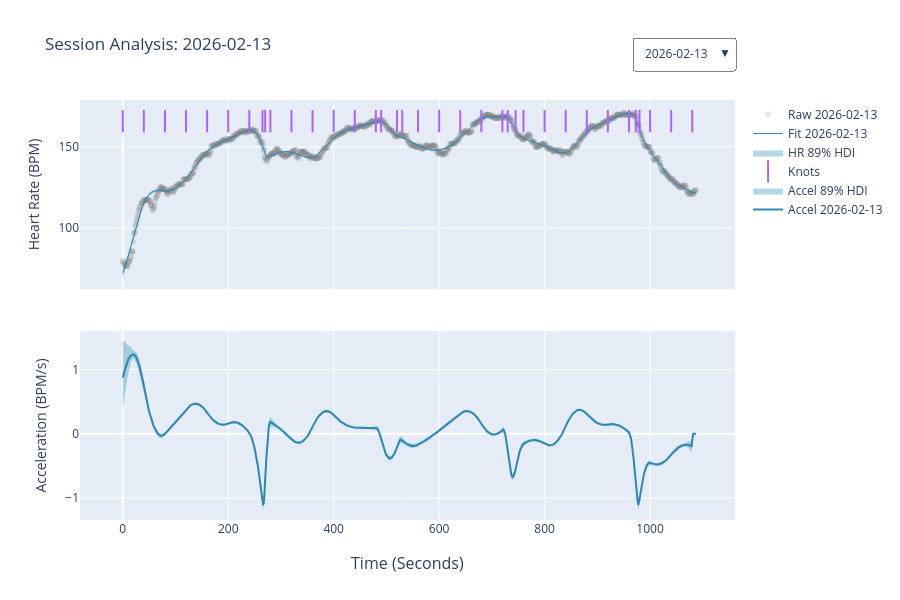

Notebook code cell kept with this figure:
### Code cell
create_date_selector_dashboard(report.sessions).show()

### Figure 1 — Plotly figure (JSON) as saved in the notebook; plotly's stock layout.template omitted (floating-point values rounded to 4 significant figures; data arrays with more than 128 entries replaced by an {"elided": "..."} marker saying what was removed)
{"data": [{"marker": {"color": "gray", "opacity": 0.2}, "mode": "markers", "name": "Raw 2026-02-13", "type": "scatter", "visible": true, "x": {"elided": "1088 float values"}, "xaxis": "x", "y": {"elided": "1088 int values"}, "yaxis": "y"}, {"line": {"color": "rgba(43, 137, 180, 1)", "width": 1}, "mode": "lines", "name": "Fit 2026-02-13", "type": "scatter", "visible": true, "x": {"elided": "1088 float values"}, "xaxis": "x", "y": {"elided": "1088 float values"}, "yaxis": "y"}, {"fill": "toself", "fillcolor": "rgba(43, 137, 180, 0.35)", "hoverinfo": "skip", "line": {"color": "rgba(255,255,255,0)"}, "name": "HR 89% HDI", "type": "scatter", "visible": true, "x": {"elided": "2176 float values"}, "xaxis": "x", "y": {"elided": "2176 float values"}, "yaxis": "y"}, {"marker": {"line": {"color": "black", "width": 2}, "size": 16, "symbol": "line-ns-open"}, "mode": "markers", "name": "Knots", "type": "scatter", "visible": true, "x": [0, 40, 80, 120, 160, 200, 240, 265, 270, 280, 320, 360, 400, 440, 480, 490, 520, 530, 560, 600, 640, 680, 720, 730, 745, 760, 800, 840, 880, 920, 960, 973, 980, 1000, 1040, 1080], "xaxis": "x", "y": [166.1, 166.1, 166.1, 166.1, 166.1, 166.1, 166.1, 166.1, 166.1, 166.1, 166.1, 166.1, 166.1, 166.1, 166.1, 166.1, 166.1, 166.1, 166.1, 166.1, 166.1, 166.1, 166.1, 166.1, 166.1, 166.1, 166.1, 166.1, 166.1, 166.1, 166.1, 166.1, 166.1, 166.1, 166.1, 166.1], "yaxis": "y"}, {"fill": "toself", "fillcolor": "rgba(43, 137, 180, 0.35)", "hoverinfo": "skip", "line": {"color": "rgba(255,255,255,0)"}, "name": "Accel 89% HDI", "type": "scatter", "visible": true, "x": {"elided": "2176 float values"}, "xaxis": "x2", "y": {"elided": "2176 float values"}, "yaxis": "y2"}, {"line": {"color": "rgba(43, 137, 180, 1)", "width": 2}, "mode": "lines", "name": "Accel 2026-02-13", "type": "scatter", "visible": true, "x": {"elided": "1088 float values"}, "xaxis": "x2", "y": {"elided": "1088 float values"}, "yaxis": "y2"}, {"marker": {"color": "gray", "opacity": 0.2}, "mode": "markers", "name": "Raw 2026-03-16", "type": "scatter", "visible": false, "x": {"elided": "1137 float values"}, "xaxis": "x", "y": {"elided": "1137 int values"}, "yaxis": "y"}, {"line": {"color": "rgba(43, 137, 180, 1)", "width": 1}, "mode": "lines", "name": "Fit 2026-03-16", "type": "scatter", "visible": false, "x": {"elided": "1137 float values"}, "xaxis": "x", "y": {"elided": "1137 float values"}, "yaxis": "y"}, {"fill": "toself", "fillcolor": "rgba(43, 137, 180, 0.35)", "hoverinfo": "skip", "line": {"color": "rgba(255,255,255,0)"}, "name": "HR 89% HDI", "type": "scatter", "visible": false, "x": {"elided": "2274 float values"}, "xaxis": "x", "y": {"elided": "2274 float values"}, "yaxis": "y"}, {"marker": {"line": {"color": "black", "width": 2}, "size": 16, "symbol": "line-ns-open"}, "mode": "markers", "name": "Knots", "type": "scatter", "visible": false, "x": [0, 40, 80, 120, 160, 200, 240, 250, 255, 270, 280, 320, 360, 400, 440, 480, 487, 490, 520, 560, 600, 640, 680, 720, 760, 800, 840, 850, 875, 880, 920, 960, 970, 980, 1000, 1040, 1080, 1120], "xaxis": "x", "y": [162.3, 162.3, 162.3, 162.3, 162.3, 162.3, 162.3, 162.3, 162.3, 162.3, 162.3, 162.3, 162.3, 162.3, 162.3, 162.3, 162.3, 162.3, 162.3, 162.3, 162.3, 162.3, 162.3, 162.3, 162.3, 162.3, 162.3, 162.3, 162.3, 162.3, 162.3, 162.3, 162.3, 162.3, 162.3, 162.3, 162.3, 162.3], "yaxis": "y"}, {"fill": "toself", "fillcolor": "rgba(43, 137, 180, 0.35)", "hoverinfo": "skip", "line": {"color": "rgba(255,255,255,0)"}, "name": "Accel 89% HDI", "type": "scatter", "visible": false, "x": {"elided": "2274 float values"}, "xaxis": "x2", "y": {"elided": "2274 float values"}, "yaxis": "y2"}, {"line": {"color": "rgba(43, 137, 180, 1)", "width": 2}, "mode": "lines", "name": "Accel 2026-03-16", "type": "scatter", "visible": false, "x": {"elided": "1137 float values"}, "xaxis": "x2", "y": {"elided": "1137 float values"}, "yaxis": "y2"}, {"marker": {"color": "gray", "opacity": 0.2}, "mode": "markers", "name": "Raw 2026-03-18", "type": "scatter", "visible": false, "x": {"elided": "1098 float values"}, "xaxis": "x", "y": {"elided": "1098 int values"}, "yaxis": "y"}, {"line": {"color": "rgba(43, 137, 180, 1)", "width": 1}, "mode": "lines", "name": "Fit 2026-03-18", "type": "scatter", "visible": false, "x": {"elided": "1098 float values"}, "xaxis": "x", "y": {"elided": "1098 float values"}, "yaxis": "y"}, {"fill": "toself", "fillcolor": "rgba(43, 137, 180, 0.35)", "hoverinfo": "skip", "line": {"color": "rgba(255,255,255,0)"}, "name": "HR 89% HDI", "type": "scatter", "visible": false, "x": {"elided": "2196 float values"}, "xaxis": "x", "y": {"elided": "2196 float values"}, "yaxis": "y"}, {"marker": {"line": {"color": "black", "width": 2}, "size": 16, "symbol": "line-ns-open"}, "mode": "markers", "name": "Knots", "type": "scatter", "visible": false, "x": [0, 40, 80, 120, 160, 200, 240, 280, 320, 360, 400, 440, 480, 520, 560, 600, 640, 680, 720, 760, 800, 840, 880, 920, 960, 1000, 1040, 1080], "xaxis": "x", "y": [159.5, 159.5, 159.5, 159.5, 159.5, 159.5, 159.5, 159.5, 159.5, 159.5, 159.5, 159.5, 159.5, 159.5, 159.5, 159.5, 159.5, 159.5, 159.5, 159.5, 159.5, 159.5, 159.5, 159.5, 159.5, 159.5, 159.5, 159.5], "yaxis": "y"}, {"fill": "toself", "fillcolor": "rgba(43, 137, 180, 0.35)", "hoverinfo": "skip", "line": {"color": "rgba(255,255,255,0)"}, "name": "Accel 89% HDI", "type": "scatter", "visible": false, "x": {"elided": "2196 float values"}, "xaxis": "x2", "y": {"elided": "2196 float values"}, "yaxis": "y2"}, {"line": {"color": "rgba(43, 137, 180, 1)", "width": 2}, "mode": "lines", "name": "Accel 2026-03-18", "type": "scatter", "visible": false, "x": {"elided": "1098 float values"}, "xaxis": "x2", "y": {"elided": "1098 float values"}, "yaxis": "y2"}, {"marker": {"color": "gray", "opacity": 0.2}, "mode": "markers", "name": "Raw 2026-03-30", "type": "scatter", "visible": false, "x": {"elided": "1090 float values"}, "xaxis": "x", "y": {"elided": "1090 int values"}, "yaxis": "y"}, {"line": {"color": "rgba(43, 137, 180, 1)", "width": 1}, "mode": "lines", "name": "Fit 2026-03-30", "type": "scatter", "visible": false, "x": {"elided": "1090 float values"}, "xaxis": "x", "y": {"elided": "1090 float values"}, "yaxis": "y"}, {"fill": "toself", "fillcolor": "rgba(43, 137, 180, 0.35)", "hoverinfo": "skip", "line": {"color": "rgba(255,255,255,0)"}, "name": "HR 89% HDI", "type": "scatter", "visible": false, "x": {"elided": "2180 float values"}, "xaxis": "x", "y": {"elided": "2180 float values"}, "yaxis": "y"}, {"marker": {"line": {"color": "black", "width": 2}, "size": 16, "symbol": "line-ns-open"}, "mode": "markers", "name": "Knots", "type": "scatter", "visible": false, "x": [0, 40, 80, 120, 160, 200, 240, 260, 270, 280, 320, 360, 400, 440, 480, 520, 560, 600, 630, 640, 680, 720, 730, 740, 760, 800, 840, 880, 920, 960, 970, 980, 1000, 1040, 1080], "xaxis": "x", "y": [159.3, 159.3, 159.3, 159.3, 159.3, 159.3, 159.3, 159.3, 159.3, 159.3, 159.3, 159.3, 159.3, 159.3, 159.3, 159.3, 159.3, 159.3, 159.3, 159.3, 159.3, 159.3, 159.3, 159.3, 159.3, 159.3, 159.3, 159.3, 159.3, 159.3, 159.3, 159.3, 159.3, 159.3, 159.3], "yaxis": "y"}, {"fill": "toself", "fillcolor": "rgba(43, 137, 180, 0.35)", "hoverinfo": "skip", "line": {"color": "rgba(255,255,255,0)"}, "name": "Accel 89% HDI", "type": "scatter", "visible": false, "x": {"elided": "2180 float values"}, "xaxis": "x2", "y": {"elided": "2180 float values"}, "yaxis": "y2"}, {"line": {"color": "rgba(43, 137, 180, 1)", "width": 2}, "mode": "lines", "name": "Accel 2026-03-30", "type": "scatter", "visible": false, "x": {"elided": "1090 float values"}, "xaxis": "x2", "y": {"elided": "1090 float values"}, "yaxis": "y2"}], "layout": {"annotations": [{"font": {"size": 16}, "showarrow": false, "text": "Time (Seconds)", "x": 0.5, "xanchor": "center", "xref": "paper", "y": 0, "yanchor": "top", "yref": "paper", "yshift": -30}], "height": 600, "hovermode": "x unified", "title": {"text": "Session Analysis: 2026-02-13", "x": 0.05, "xanchor": "left"}, "updatemenus": [{"active": 0, "bgcolor": "rgba(255, 255, 255, 0.8)", "bordercolor": "gray", "borderwidth": 1, "buttons": [{"args": [{"visible": [true, true, true, true, true, true, false, false, false, false, false, false, false, false, false, false, false, false, false, false, false, false, false, false]}, {"title": "Session Analysis: 2026-02-13"}], "label": "2026-02-13", "method": "update"}, {"args": [{"visible": [false, false, false, false, false, false, true, true, true, true, true, true, false, false, false, false, false, false, false, false, false, false, false, false]}, {"title": "Session Analysis: 2026-03-16"}], "label": "2026-03-16", "method": "update"}, {"args": [{"visible": [false, false, false, false, false, false, false, false, false, false, false, false, true, true, true, true, true, true, false, false, false, false, false, false]}, {"title": "Session Analysis: 2026-03-18"}], "label": "2026-03-18", "method": "update"}, {"args": [{"visible": [false, false, false, false, false, false, false, false, false, false, false, false, false, false, false, false, false, false, true, true, true, true, true, true]}, {"title": "Session Analysis: 2026-03-30"}], "label": "2026-03-30", "method": "update"}], "x": 1, "xanchor": "right", "y": 1.15, "yanchor": "top"}], "xaxis": {"anchor": "y", "domain": [0, 1], "matches": "x2", "showticklabels": false}, "xaxis2": {"anchor": "y2", "domain": [0, 1]}, "yaxis": {"anchor": "x", "domain": [0.55, 1], "title": {"text": "Heart Rate (BPM)"}}, "yaxis2": {"anchor": "x2", "domain": [0, 0.45], "title": {"text": "Acceleration (BPM/s)"}}}}
